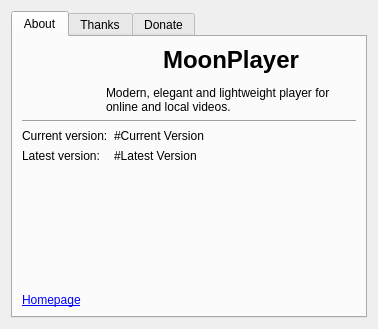
<?xml version="1.0" encoding="UTF-8"?>
<ui version="4.0">
 <class>AboutDialog</class>
 <widget class="QDialog" name="AboutDialog">
  <property name="geometry">
   <rect>
    <x>0</x>
    <y>0</y>
    <width>378</width>
    <height>329</height>
   </rect>
  </property>
  <property name="windowTitle">
   <string>About</string>
  </property>
  <layout class="QVBoxLayout" name="verticalLayout">
   <item>
    <widget class="QTabWidget" name="tabWidget">
     <widget class="QWidget" name="aboutTab">
      <attribute name="title">
       <string>About</string>
      </attribute>
      <layout class="QGridLayout" name="gridLayout">
       <item row="0" column="0" colspan="2">
        <layout class="QHBoxLayout" name="horizontalLayout">
         <property name="spacing">
          <number>20</number>
         </property>
         <item>
          <widget class="QLabel" name="label_4">
           <property name="maximumSize">
            <size>
             <width>64</width>
             <height>64</height>
            </size>
           </property>
           <property name="pixmap">
            <pixmap resource="icons.qrc">:/moonplayer.png</pixmap>
           </property>
           <property name="scaledContents">
            <bool>true</bool>
           </property>
          </widget>
         </item>
         <item>
          <widget class="QLabel" name="label_3">
           <property name="text">
            <string>&lt;html&gt;&lt;head/&gt;&lt;body&gt;&lt;p align=&quot;center&quot;&gt;&lt;span style=&quot; font-size:18pt; font-weight:600;&quot;&gt;MoonPlayer&lt;/span&gt;&lt;/p&gt;&lt;p&gt;Modern, elegant and lightweight player for online and local videos.&lt;/p&gt;&lt;/body&gt;&lt;/html&gt;</string>
           </property>
           <property name="wordWrap">
            <bool>true</bool>
           </property>
          </widget>
         </item>
        </layout>
       </item>
       <item row="1" column="0" colspan="2">
        <widget class="Line" name="line">
         <property name="orientation">
          <enum>Qt::Horizontal</enum>
         </property>
        </widget>
       </item>
       <item row="2" column="0">
        <widget class="QLabel" name="label">
         <property name="text">
          <string>Current version:</string>
         </property>
        </widget>
       </item>
       <item row="2" column="1">
        <widget class="QLabel" name="currentVersion">
         <property name="text">
          <string>#Current Version</string>
         </property>
        </widget>
       </item>
       <item row="3" column="0">
        <widget class="QLabel" name="label_2">
         <property name="text">
          <string>Latest version:</string>
         </property>
        </widget>
       </item>
       <item row="3" column="1">
        <widget class="QLabel" name="latestVersion">
         <property name="text">
          <string>#Latest Version</string>
         </property>
        </widget>
       </item>
       <item row="4" column="0">
        <spacer name="verticalSpacer">
         <property name="orientation">
          <enum>Qt::Vertical</enum>
         </property>
         <property name="sizeHint" stdset="0">
          <size>
           <width>20</width>
           <height>20</height>
          </size>
         </property>
        </spacer>
       </item>
       <item row="4" column="1">
        <spacer name="horizontalSpacer">
         <property name="orientation">
          <enum>Qt::Horizontal</enum>
         </property>
         <property name="sizeHint" stdset="0">
          <size>
           <width>217</width>
           <height>20</height>
          </size>
         </property>
        </spacer>
       </item>
       <item row="5" column="0">
        <widget class="QLabel" name="label_7">
         <property name="text">
          <string>&lt;html&gt;&lt;head/&gt;&lt;body&gt;&lt;p&gt;&lt;a href=&quot;https://github.com/coslyk/moonplayer&quot;&gt;&lt;span style=&quot; text-decoration: underline; color:#0000ff;&quot;&gt;Homepage&lt;/span&gt;&lt;/a&gt;&lt;/p&gt;&lt;/body&gt;&lt;/html&gt;</string>
         </property>
         <property name="openExternalLinks">
          <bool>true</bool>
         </property>
        </widget>
       </item>
      </layout>
     </widget>
     <widget class="QWidget" name="thanksTab">
      <attribute name="title">
       <string>Thanks</string>
      </attribute>
      <layout class="QGridLayout" name="gridLayout_3">
       <item row="0" column="0">
        <widget class="QTextBrowser" name="textBrowser">
         <property name="html">
          <string>&lt;!DOCTYPE HTML PUBLIC &quot;-//W3C//DTD HTML 4.0//EN&quot; &quot;http://www.w3.org/TR/REC-html40/strict.dtd&quot;&gt;
&lt;html&gt;&lt;head&gt;&lt;meta name=&quot;qrichtext&quot; content=&quot;1&quot; /&gt;&lt;style type=&quot;text/css&quot;&gt;
p, li { white-space: pre-wrap; }
&lt;/style&gt;&lt;/head&gt;&lt;body style=&quot; font-family:'Noto Sans CJK SC'; font-size:9pt; font-weight:400; font-style:normal;&quot;&gt;
&lt;p style=&quot; margin-top:0px; margin-bottom:0px; margin-left:0px; margin-right:0px; -qt-block-indent:0; text-indent:0px;&quot;&gt;&lt;span style=&quot; font-size:10pt;&quot;&gt;Many thanks to all the people who help me develop the software, including:&lt;/span&gt;&lt;/p&gt;
&lt;p style=&quot;-qt-paragraph-type:empty; margin-top:0px; margin-bottom:0px; margin-left:0px; margin-right:0px; -qt-block-indent:0; text-indent:0px; font-size:10pt;&quot;&gt;&lt;br /&gt;&lt;/p&gt;
&lt;p style=&quot; margin-top:0px; margin-bottom:0px; margin-left:0px; margin-right:0px; -qt-block-indent:0; text-indent:0px;&quot;&gt;&lt;span style=&quot; font-size:10pt;&quot;&gt;1. The great works of the following open-source projects:&lt;/span&gt;&lt;/p&gt;
&lt;p style=&quot; margin-top:0px; margin-bottom:0px; margin-left:0px; margin-right:0px; -qt-block-indent:0; text-indent:0px;&quot;&gt;&lt;a href=&quot;https://www.qt.io&quot;&gt;&lt;span style=&quot; font-size:10pt; text-decoration: underline; color:#0000ff;&quot;&gt;Qt&lt;/span&gt;&lt;/a&gt;&lt;span style=&quot; font-size:10pt;&quot;&gt; (License: LGPLv3)&lt;/span&gt;&lt;/p&gt;
&lt;p style=&quot; margin-top:0px; margin-bottom:0px; margin-left:0px; margin-right:0px; -qt-block-indent:0; text-indent:0px;&quot;&gt;&lt;a href=&quot;https://mpv.io/&quot;&gt;&lt;span style=&quot; font-size:10pt; text-decoration: underline; color:#0000ff;&quot;&gt;libmpv&lt;/span&gt;&lt;/a&gt;&lt;span style=&quot; font-size:10pt;&quot;&gt; (License: GPLv2 or later)&lt;/span&gt;&lt;/p&gt;
&lt;p style=&quot; margin-top:0px; margin-bottom:0px; margin-left:0px; margin-right:0px; -qt-block-indent:0; text-indent:0px;&quot;&gt;&lt;a href=&quot;https://github.com/coslyk/danmaku2ass&quot;&gt;&lt;span style=&quot; font-size:10pt; text-decoration: underline; color:#0000ff;&quot;&gt;danmaku2ass&lt;/span&gt;&lt;/a&gt;&lt;span style=&quot; font-size:10pt;&quot;&gt; (License: GPLv3)&lt;/span&gt;&lt;/p&gt;
&lt;p style=&quot; margin-top:0px; margin-bottom:0px; margin-left:0px; margin-right:0px; -qt-block-indent:0; text-indent:0px;&quot;&gt;&lt;a href=&quot;https://github.com/zhangn1985/ykdl&quot;&gt;&lt;span style=&quot; font-size:10pt; text-decoration: underline; color:#0000ff;&quot;&gt;ykdl&lt;/span&gt;&lt;/a&gt;&lt;span style=&quot; font-size:10pt;&quot;&gt; (License: MIT)&lt;/span&gt;&lt;/p&gt;
&lt;p style=&quot; margin-top:0px; margin-bottom:0px; margin-left:0px; margin-right:0px; -qt-block-indent:0; text-indent:0px;&quot;&gt;&lt;a href=&quot;https://github.com/rg3/youtube-dl&quot;&gt;&lt;span style=&quot; font-size:10pt; text-decoration: underline; color:#0000ff;&quot;&gt;youtube-dl&lt;/span&gt;&lt;/a&gt;&lt;span style=&quot; font-size:10pt;&quot;&gt; (License: Unlicense)&lt;/span&gt;&lt;/p&gt;
&lt;p style=&quot;-qt-paragraph-type:empty; margin-top:0px; margin-bottom:0px; margin-left:0px; margin-right:0px; -qt-block-indent:0; text-indent:0px; font-size:10pt;&quot;&gt;&lt;br /&gt;&lt;/p&gt;
&lt;p style=&quot; margin-top:0px; margin-bottom:0px; margin-left:0px; margin-right:0px; -qt-block-indent:0; text-indent:0px;&quot;&gt;&lt;span style=&quot; font-size:10pt;&quot;&gt;2. People who maintain packages for Linux distributions:&lt;/span&gt;&lt;/p&gt;
&lt;p style=&quot; margin-top:0px; margin-bottom:0px; margin-left:0px; margin-right:0px; -qt-block-indent:0; text-indent:0px;&quot;&gt;&lt;span style=&quot; font-size:10pt;&quot;&gt;ArchLinux: &lt;/span&gt;&lt;a href=&quot;https://github.com/levinit&quot;&gt;&lt;span style=&quot; font-size:10pt; text-decoration: underline; color:#0000ff;&quot;&gt;@levinit&lt;/span&gt;&lt;/a&gt;&lt;span style=&quot; font-size:10pt;&quot;&gt;, &lt;/span&gt;&lt;a href=&quot;https://github.com/heavysink&quot;&gt;&lt;span style=&quot; font-size:10pt; text-decoration: underline; color:#0000ff;&quot;&gt;@heavysink&lt;/span&gt;&lt;/a&gt;&lt;/p&gt;
&lt;p style=&quot;-qt-paragraph-type:empty; margin-top:0px; margin-bottom:0px; margin-left:0px; margin-right:0px; -qt-block-indent:0; text-indent:0px; font-size:10pt;&quot;&gt;&lt;br /&gt;&lt;/p&gt;
&lt;p style=&quot; margin-top:0px; margin-bottom:0px; margin-left:0px; margin-right:0px; -qt-block-indent:0; text-indent:0px;&quot;&gt;&lt;span style=&quot; font-size:10pt;&quot;&gt;3. People who &lt;/span&gt;&lt;a href=&quot;https://github.com/coslyk/moonplayer/issues&quot;&gt;&lt;span style=&quot; font-size:10pt; text-decoration: underline; color:#0000ff;&quot;&gt;submit issues&lt;/span&gt;&lt;/a&gt;&lt;span style=&quot; font-size:10pt;&quot;&gt; or suggestions.&lt;/span&gt;&lt;/p&gt;&lt;/body&gt;&lt;/html&gt;</string>
         </property>
         <property name="openExternalLinks">
          <bool>true</bool>
         </property>
        </widget>
       </item>
      </layout>
     </widget>
     <widget class="QWidget" name="donateTab">
      <attribute name="title">
       <string>Donate</string>
      </attribute>
      <layout class="QGridLayout" name="gridLayout_2">
       <item row="0" column="0" colspan="2">
        <widget class="QLabel" name="label_5">
         <property name="text">
          <string>&lt;html&gt;&lt;head/&gt;&lt;body&gt;&lt;p&gt;PayPal:  &lt;a href=&quot;https://www.paypal.me/YikunLiu&quot;&gt;&lt;span style=&quot; text-decoration: underline; color:#0000ff;&quot;&gt;Click me&lt;/span&gt;&lt;/a&gt;&lt;/p&gt;&lt;/body&gt;&lt;/html&gt;</string>
         </property>
         <property name="openExternalLinks">
          <bool>true</bool>
         </property>
        </widget>
       </item>
       <item row="1" column="0">
        <widget class="QLabel" name="label_6">
         <property name="text">
          <string>Alipay:</string>
         </property>
        </widget>
       </item>
       <item row="1" column="1">
        <widget class="QLabel" name="label_8">
         <property name="text">
          <string>Wechat Pay:</string>
         </property>
        </widget>
       </item>
       <item row="2" column="0">
        <widget class="QLabel" name="label_9">
         <property name="maximumSize">
          <size>
           <width>150</width>
           <height>200</height>
          </size>
         </property>
         <property name="pixmap">
          <pixmap resource="icons.qrc">:/qrcodes/alipay.png</pixmap>
         </property>
         <property name="scaledContents">
          <bool>true</bool>
         </property>
        </widget>
       </item>
       <item row="2" column="1">
        <widget class="QLabel" name="label_10">
         <property name="maximumSize">
          <size>
           <width>150</width>
           <height>200</height>
          </size>
         </property>
         <property name="pixmap">
          <pixmap resource="icons.qrc">:/qrcodes/wechatpay.png</pixmap>
         </property>
         <property name="scaledContents">
          <bool>true</bool>
         </property>
        </widget>
       </item>
      </layout>
     </widget>
    </widget>
   </item>
  </layout>
 </widget>
 <resources>
  <include location="icons.qrc"/>
 </resources>
 <connections/>
</ui>
